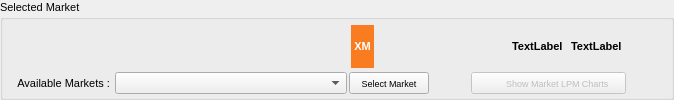
       <widget class="QGroupBox" name="gbSelectedMarketInfo">
        <property name="font">
         <font>
          <family>Ubuntu</family>
          <pointsize>8</pointsize>
         </font>
        </property>
        <property name="styleSheet">
         <string notr="true">QGroupBox#gbSelectedMarketInfo {
     border: 1px solid gray;
     margin-top: 0.5em;
}
QGroupBox#gbSelectedMarketInfo::title { 
     subcontrol-origin: margin;
     left: 10px;
     padding: 0 3px 0 3px;
 }</string>
        </property>
        <property name="title">
         <string>Selected Market</string>
        </property>
        <layout class="QVBoxLayout" name="verticalLayout">
         <property name="spacing">
          <number>4</number>
         </property>
         <property name="leftMargin">
          <number>5</number>
         </property>
         <property name="topMargin">
          <number>6</number>
         </property>
         <property name="rightMargin">
          <number>5</number>
         </property>
         <property name="bottomMargin">
          <number>3</number>
         </property>
         <item>
          <layout class="QHBoxLayout" name="selectionMarketTopHLayout" stretch="9,4,1,2,4,2,2,4">
           <item>
            <widget class="QLabel" name="selectedMarketLabel">
             <property name="minimumSize">
              <size>
               <width>280</width>
               <height>0</height>
              </size>
             </property>
             <property name="maximumSize">
              <size>
               <width>16777215</width>
               <height>22</height>
              </size>
             </property>
             <property name="font">
              <font>
               <family>Ubuntu</family>
               <pointsize>10</pointsize>
               <weight>75</weight>
               <bold>true</bold>
              </font>
             </property>
             <property name="text">
              <string/>
             </property>
             <property name="alignment">
              <set>Qt::AlignCenter</set>
             </property>
            </widget>
           </item>
           <item>
            <widget class="QLabel" name="marketInPlayLabel">
             <property name="minimumSize">
              <size>
               <width>55</width>
               <height>0</height>
              </size>
             </property>
             <property name="maximumSize">
              <size>
               <width>16777215</width>
               <height>22</height>
              </size>
             </property>
             <property name="font">
              <font>
               <family>Ubuntu</family>
               <pointsize>8</pointsize>
               <weight>75</weight>
               <bold>true</bold>
              </font>
             </property>
             <property name="text">
              <string/>
             </property>
             <property name="alignment">
              <set>Qt::AlignCenter</set>
             </property>
            </widget>
           </item>
           <item>
            <widget class="QLabel" name="marketCrossMatchedLabel">
             <property name="font">
              <font>
               <family>Ubuntu</family>
               <pointsize>8</pointsize>
               <weight>75</weight>
               <bold>true</bold>
              </font>
             </property>
             <property name="styleSheet">
              <string notr="true">background:rgb(250, 124, 32);
color:white;</string>
             </property>
             <property name="text">
              <string> XM </string>
             </property>
             <property name="alignment">
              <set>Qt::AlignCenter</set>
             </property>
            </widget>
           </item>
           <item>
            <widget class="QLabel" name="lblStartTimeCountdown">
             <property name="minimumSize">
              <size>
               <width>90</width>
               <height>0</height>
              </size>
             </property>
             <property name="maximumSize">
              <size>
               <width>16777215</width>
               <height>22</height>
              </size>
             </property>
             <property name="font">
              <font>
               <family>Ubuntu</family>
               <pointsize>8</pointsize>
               <weight>75</weight>
               <bold>true</bold>
              </font>
             </property>
             <property name="text">
              <string/>
             </property>
             <property name="alignment">
              <set>Qt::AlignCenter</set>
             </property>
            </widget>
           </item>
           <item>
            <spacer name="horizontalSpacer_18">
             <property name="orientation">
              <enum>Qt::Horizontal</enum>
             </property>
             <property name="sizeHint" stdset="0">
              <size>
               <width>40</width>
               <height>20</height>
              </size>
             </property>
            </spacer>
           </item>
           <item>
            <widget class="QLabel" name="lblMarketBackPct">
             <property name="minimumSize">
              <size>
               <width>55</width>
               <height>0</height>
              </size>
             </property>
             <property name="font">
              <font>
               <family>Ubuntu</family>
               <pointsize>8</pointsize>
               <weight>75</weight>
               <bold>true</bold>
              </font>
             </property>
             <property name="text">
              <string>TextLabel</string>
             </property>
            </widget>
           </item>
           <item>
            <widget class="QLabel" name="lblMarketLayPct">
             <property name="minimumSize">
              <size>
               <width>55</width>
               <height>0</height>
              </size>
             </property>
             <property name="font">
              <font>
               <family>Ubuntu</family>
               <pointsize>8</pointsize>
               <weight>75</weight>
               <bold>true</bold>
              </font>
             </property>
             <property name="text">
              <string>TextLabel</string>
             </property>
            </widget>
           </item>
           <item>
            <spacer name="horizontalSpacer_25">
             <property name="orientation">
              <enum>Qt::Horizontal</enum>
             </property>
             <property name="sizeHint" stdset="0">
              <size>
               <width>40</width>
               <height>20</height>
              </size>
             </property>
            </spacer>
           </item>
          </layout>
         </item>
         <item>
          <layout class="QHBoxLayout" name="selectionMarketBottomHLayout" stretch="0,3,0,0,2,0">
           <property name="spacing">
            <number>2</number>
           </property>
           <item>
            <widget class="QLabel" name="label_3">
             <property name="maximumSize">
              <size>
               <width>16777215</width>
               <height>22</height>
              </size>
             </property>
             <property name="font">
              <font>
               <family>Ubuntu</family>
               <pointsize>8</pointsize>
              </font>
             </property>
             <property name="text">
              <string>   Available Markets : </string>
             </property>
             <property name="alignment">
              <set>Qt::AlignRight|Qt::AlignTrailing|Qt::AlignVCenter</set>
             </property>
            </widget>
           </item>
           <item>
            <widget class="QComboBox" name="marketsComboBox">
             <property name="maximumSize">
              <size>
               <width>16777215</width>
               <height>22</height>
              </size>
             </property>
             <property name="font">
              <font>
               <family>Ubuntu</family>
               <pointsize>7</pointsize>
              </font>
             </property>
            </widget>
           </item>
           <item>
            <widget class="QPushButton" name="selectMarketButton">
             <property name="maximumSize">
              <size>
               <width>16777215</width>
               <height>22</height>
              </size>
             </property>
             <property name="font">
              <font>
               <family>Ubuntu</family>
               <pointsize>7</pointsize>
              </font>
             </property>
             <property name="text">
              <string>Select Market</string>
             </property>
            </widget>
           </item>
           <item>
            <spacer name="horizontalSpacer_17">
             <property name="orientation">
              <enum>Qt::Horizontal</enum>
             </property>
             <property name="sizeHint" stdset="0">
              <size>
               <width>40</width>
               <height>20</height>
              </size>
             </property>
            </spacer>
           </item>
           <item>
            <widget class="QPushButton" name="btnShowRunnerCharts">
             <property name="enabled">
              <bool>false</bool>
             </property>
             <property name="maximumSize">
              <size>
               <width>16777215</width>
               <height>22</height>
              </size>
             </property>
             <property name="font">
              <font>
               <family>Ubuntu</family>
               <pointsize>7</pointsize>
              </font>
             </property>
             <property name="text">
              <string>       Show Market LPM Charts</string>
             </property>
            </widget>
           </item>
           <item>
            <spacer name="horizontalSpacer_16">
             <property name="orientation">
              <enum>Qt::Horizontal</enum>
             </property>
             <property name="sizeHint" stdset="0">
              <size>
               <width>40</width>
               <height>20</height>
              </size>
             </property>
            </spacer>
           </item>
          </layout>
         </item>
        </layout>
       </widget>
